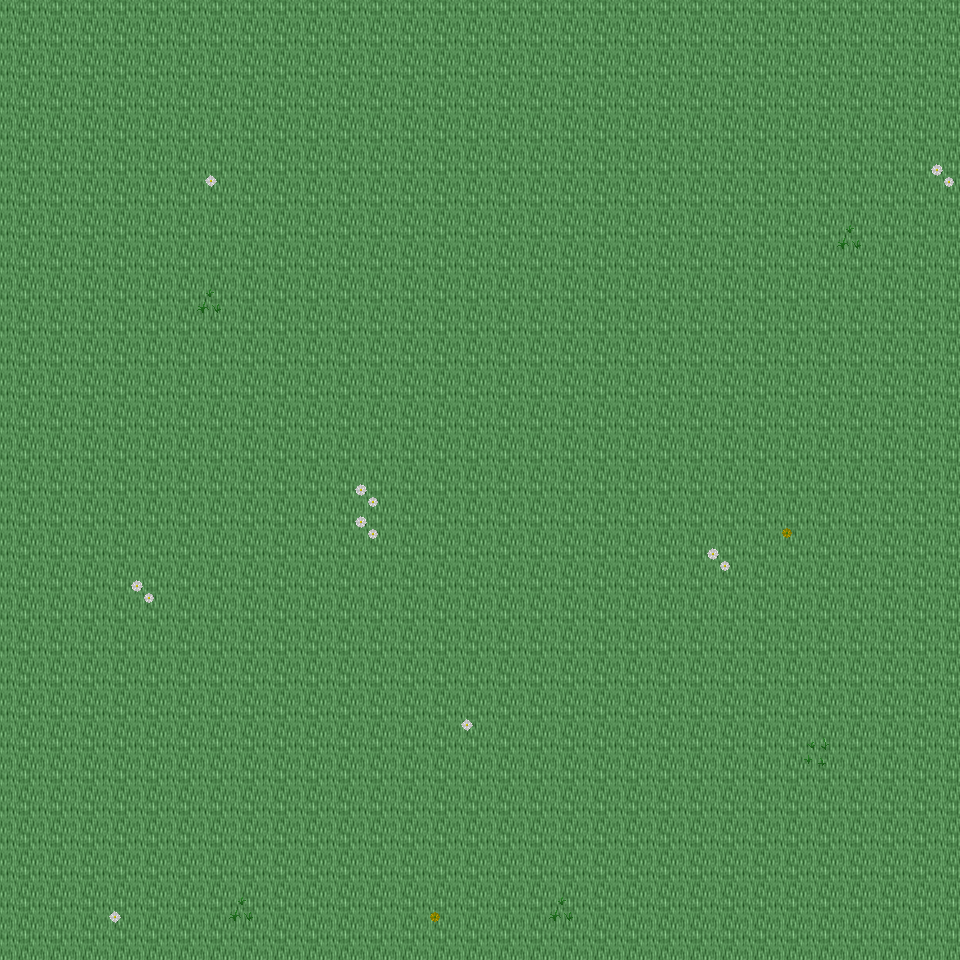

Below is a game level as drawn by its tile map, then a one-line description and the .tmx that defines it (tile-layer data replaced by summaries):
An orthogonal 30x30 tile map with 32x32 px tiles, 6 tile layers (Ground, Object, Object2, Above, ...), 35 tilesets and 2 objects (2x mapExit).

<map version="1.0" orientation="orthogonal" renderorder="right-down" width="30" height="30" tilewidth="32" tileheight="32" nextobjectid="3">
  <tileset firstgid="1" name="tileset_ground_ground" tilewidth="32" tileheight="32" tilecount="33" columns="3">
    <image source="../drawable/tileset_ground_ground.png" width="96" height="352" />
  </tileset>
  <tileset firstgid="34" name="tileset_ground_ice_ice" tilewidth="32" tileheight="32" tilecount="3" columns="3">
    <image source="../drawable/tileset_ground_ice_ice.png" width="96" height="32" />
  </tileset>
  <tileset firstgid="37" name="tileset_plant_flower_daisy_white" tilewidth="32" tileheight="32" tilecount="8" columns="2">
    <image source="../drawable/tileset_plant_flower_daisy_white.png" width="64" height="128" />
  </tileset>
  <tileset firstgid="45" name="tileset_ground_rock_pebbles" tilewidth="32" tileheight="32" tilecount="3" columns="1">
    <image source="../drawable/tileset_ground_rock_pebbles.png" width="32" height="96" />
  </tileset>
  <tileset firstgid="48" name="tileset_plant_grasses" tilewidth="32" tileheight="32" tilecount="6" columns="3">
    <image source="../drawable/tileset_plant_grasses.png" width="96" height="64" />
  </tileset>
  <tileset firstgid="54" name="tileset_plant_leaves" tilewidth="32" tileheight="32" tilecount="8" columns="4">
    <image source="../drawable/tileset_plant_leaves.png" width="128" height="64" />
  </tileset>
  <tileset firstgid="62" name="tileset_ground_grass_edges" tilewidth="32" tileheight="32" tilecount="36" columns="12">
    <image source="../drawable/tileset_ground_grass_edges.png" width="384" height="96" />
  </tileset>
  <tileset firstgid="98" name="tileset_plant_flower_daisy_yellow" tilewidth="32" tileheight="32" tilecount="8" columns="2">
    <image source="../drawable/tileset_plant_flower_daisy_yellow.png" width="64" height="128" />
  </tileset>
  <tileset firstgid="106" name="tileset_plant_bush_bushes" tilewidth="32" tileheight="32" tilecount="10" columns="5">
    <image source="../drawable/tileset_plant_bush_bushes.png" width="160" height="64" />
  </tileset>
  <tileset firstgid="116" name="tileset_plant_stump_stump_brown" tilewidth="32" tileheight="32" tilecount="4" columns="2">
    <image source="../drawable/tileset_plant_stump_stump_brown.png" width="64" height="64" />
  </tileset>
  <tileset firstgid="120" name="tileset_plant_stump_stump_green" tilewidth="32" tileheight="32" tilecount="4" columns="2">
    <image source="../drawable/tileset_plant_stump_stump_green.png" width="64" height="64" />
  </tileset>
  <tileset firstgid="124" name="tileset_item_pot_pot_golden" tilewidth="32" tileheight="32" tilecount="4" columns="4">
    <image source="../drawable/tileset_item_pot_pot_golden.png" width="128" height="32" />
  </tileset>
  <tileset firstgid="128" name="tileset_plant_tree_tree_darkgreen" tilewidth="32" tileheight="32" tilecount="88" columns="8">
    <image source="../drawable/tileset_plant_tree_tree_darkgreen.png" width="256" height="352" />
  </tileset>
  <tileset firstgid="216" name="tileset_plant_flower_daisy_blue" tilewidth="32" tileheight="32" tilecount="8" columns="2">
    <image source="../drawable/tileset_plant_flower_daisy_blue.png" width="64" height="128" />
  </tileset>
  <tileset firstgid="224" name="tileset_ground_water_water_bubbles" tilewidth="32" tileheight="32" tilecount="32" columns="8">
    <image source="../drawable/tileset_ground_water_water_bubbles.png" width="256" height="128" />
  </tileset>
  <tileset firstgid="256" name="tileset_ground_water_pool" tilewidth="32" tileheight="32" tilecount="72" columns="3">
    <image source="../drawable/tileset_ground_water_pool.png" width="96" height="768" />
  </tileset>
  <tileset firstgid="328" name="tileset_building_castle" tilewidth="32" tileheight="32" tilecount="320" columns="20">
    <image source="../drawable/tileset_building_castle.png" width="640" height="512" />
  </tileset>
  <tileset firstgid="648" name="tileset_ground_cobbled_paving" tilewidth="32" tileheight="32" tilecount="1" columns="1">
    <image source="../drawable/tileset_ground_cobbled_paving.png" width="32" height="32" />
  </tileset>
  <tileset firstgid="649" name="tileset_ground_grass_corners" tilewidth="32" tileheight="32" tilecount="24" columns="6">
    <image source="../drawable/tileset_ground_grass_corners.png" width="192" height="128" />
  </tileset>
  <tileset firstgid="673" name="tileset_building_fence_fence_chunky" tilewidth="32" tileheight="32" tilecount="21" columns="3">
    <image source="../drawable/tileset_building_fence_fence_chunky.png" width="96" height="224" />
  </tileset>
  <tileset firstgid="694" name="tileset_item_sign_large" tilewidth="32" tileheight="32" tilecount="15" columns="5">
    <image source="../drawable/tileset_item_sign_large.png" width="160" height="96" />
  </tileset>
  <tileset firstgid="709" name="tileset_building_decoration_fancy_gate" tilewidth="32" tileheight="32" tilecount="12" columns="3">
    <image source="../drawable/tileset_building_decoration_fancy_gate.png" width="96" height="128" />
  </tileset>
  <tileset firstgid="721" name="tileset_logic_creature_rodent" tilewidth="32" tileheight="32" tilecount="8" columns="8">
    <image source="../drawable/tileset_logic_creature_rodent.png" width="256" height="32" />
  </tileset>
  <tileset firstgid="729" name="tileset_logic_creature_animal" tilewidth="32" tileheight="32" tilecount="32" columns="8">
    <image source="../drawable/tileset_logic_creature_animal.png" width="256" height="128" />
  </tileset>
  <tileset firstgid="761" name="tileset_logic_item_mushroom" tilewidth="32" tileheight="32" tilecount="6" columns="6">
    <image source="../drawable/tileset_logic_item_mushroom.png" width="192" height="32" />
  </tileset>
  <tileset firstgid="767" name="tileset_logic_item_sheepfood" tilewidth="32" tileheight="32" tilecount="1" columns="1">
    <image source="../drawable/tileset_logic_item_sheepfood.png" width="32" height="32" />
  </tileset>
  <tileset firstgid="768" name="tileset_logic_collision" tilewidth="32" tileheight="32" tilecount="1" columns="1">
    <image source="../drawable/tileset_logic_collision.png" width="32" height="32" />
  </tileset>
  <tileset firstgid="769" name="tileset_logic_protection" tilewidth="32" tileheight="32" tilecount="2" columns="2">
    <image source="../drawable/tileset_logic_protection.png" width="64" height="32" />
  </tileset>
  <tileset firstgid="771" name="tileset_ground_green_paving" tilewidth="32" tileheight="32" tilecount="18" columns="3">
    <image source="../drawable/tileset_ground_green_paving.png" width="96" height="192" />
  </tileset>
  <tileset firstgid="789" name="tileset_item_hen_nest" tilewidth="32" tileheight="32" tilecount="1" columns="1">
    <image source="../drawable/tileset_item_hen_nest.png" width="32" height="32" />
  </tileset>
  <tileset firstgid="790" name="tileset_logic_item_dairy" tilewidth="32" tileheight="32" tilecount="1" columns="1">
    <image source="../drawable/tileset_logic_item_dairy.png" width="32" height="32" />
  </tileset>
  <tileset firstgid="791" name="tileset_light_door_light_ew" tilewidth="32" tileheight="32" tilecount="18" columns="6">
    <image source="../drawable/tileset_light_door_light_ew.png" width="192" height="96" />
  </tileset>
  <tileset firstgid="809" name="tileset_building_barnyard" tilewidth="32" tileheight="32" tilecount="200" columns="8">
    <image source="../drawable/tileset_building_barnyard.png" width="256" height="800" />
  </tileset>
  <tileset firstgid="1009" name="tileset_logic_creature_reptile" tilewidth="32" tileheight="32" tilecount="7" columns="7">
    <image source="../drawable/tileset_logic_creature_reptile.png" width="224" height="32" />
  </tileset>
  <tileset firstgid="1016" name="tileset_logic_creature_fowl" tilewidth="32" tileheight="32" tilecount="6" columns="6">
    <image source="../drawable/tileset_logic_creature_fowl.png" width="192" height="32" />
  </tileset>
  <layer name="Ground" width="30" height="30">
    <data>[900 cells, 900 non-empty, 1 distinct tile ids]</data>
  </layer>
  <layer name="Object" width="30" height="30">
    <data>[900 cells, 15 non-empty, 5 distinct tile ids]</data>
  </layer>
  <layer name="Object2" width="30" height="30">
    <data>[900 cells, 0 non-empty, 0 distinct tile ids]</data>
  </layer>
  <layer name="Above" width="30" height="30">
    <data>[900 cells, 0 non-empty, 0 distinct tile ids]</data>
  </layer>
  <layer name="Above2" width="30" height="30">
    <data>[900 cells, 0 non-empty, 0 distinct tile ids]</data>
  </layer>
  <layer name="Walkable" width="30" height="30">
    <data>[900 cells, 0 non-empty, 0 distinct tile ids]</data>
  </layer>
  <objectgroup name="MapEvents">
    <object id="1" name="south" type="mapExit" x="0" y="928" width="960" height="32">
      <properties>
        <property name="map" value="level_0_x102_y43" />
        <property name="x" value="0" />
        <property name="y" value="1" />
      </properties>
    </object>
    <object id="2" name="east" type="mapExit" x="928" y="0" width="32" height="960">
      <properties>
        <property name="map" value="level_0_x103_y42" />
        <property name="x" value="1" />
        <property name="y" value="0" />
      </properties>
    </object>
  </objectgroup>
</map>
